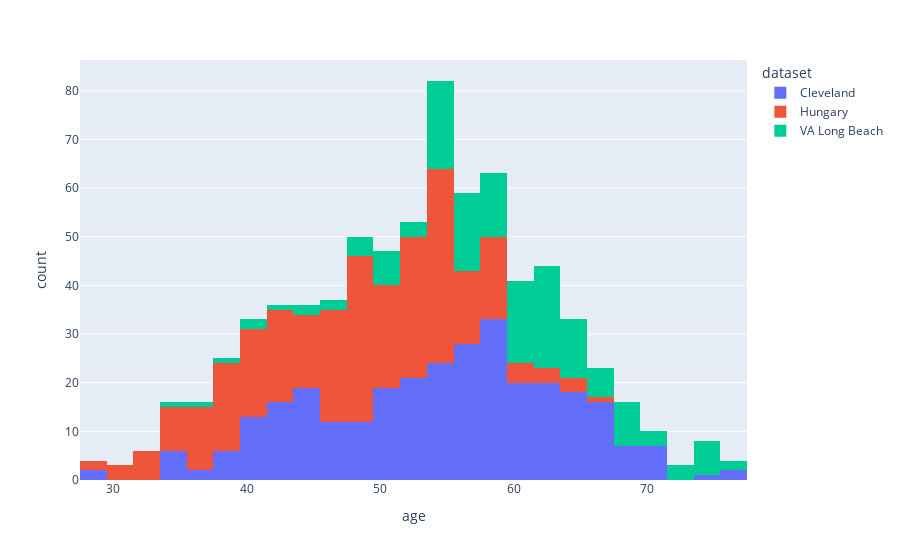

Notebook source saved alongside this figure:
### Code cell
#make a plotly plot of age column hue dataset
fig = px.histogram(df, x='age', color='dataset')
fig.show()

### Figure 1 — Plotly figure (JSON) as saved in the notebook; plotly's stock layout.template omitted (floating-point values rounded to 4 significant figures; data arrays with more than 128 entries replaced by an {"elided": "..."} marker saying what was removed)
{"data": [{"alignmentgroup": "True", "bingroup": "x", "hovertemplate": "dataset=Cleveland<br>age=%{x}<br>count=%{y}<extra></extra>", "legendgroup": "Cleveland", "marker": {"color": "#636efa", "pattern": {"shape": ""}}, "name": "Cleveland", "offsetgroup": "Cleveland", "orientation": "v", "showlegend": true, "type": "histogram", "x": {"elided": "304 int values"}, "xaxis": "x", "yaxis": "y"}, {"alignmentgroup": "True", "bingroup": "x", "hovertemplate": "dataset=Hungary<br>age=%{x}<br>count=%{y}<extra></extra>", "legendgroup": "Hungary", "marker": {"color": "#EF553B", "pattern": {"shape": ""}}, "name": "Hungary", "offsetgroup": "Hungary", "orientation": "v", "showlegend": true, "type": "histogram", "x": {"elided": "293 int values"}, "xaxis": "x", "yaxis": "y"}, {"alignmentgroup": "True", "bingroup": "x", "hovertemplate": "dataset=VA Long Beach<br>age=%{x}<br>count=%{y}<extra></extra>", "legendgroup": "VA Long Beach", "marker": {"color": "#00cc96", "pattern": {"shape": ""}}, "name": "VA Long Beach", "offsetgroup": "VA Long Beach", "orientation": "v", "showlegend": true, "type": "histogram", "x": {"elided": "151 int values"}, "xaxis": "x", "yaxis": "y"}], "layout": {"barmode": "relative", "legend": {"title": {"text": "dataset"}, "tracegroupgap": 0}, "margin": {"t": 60}, "xaxis": {"anchor": "y", "domain": [0, 1], "title": {"text": "age"}}, "yaxis": {"anchor": "x", "domain": [0, 1], "title": {"text": "count"}}}}
